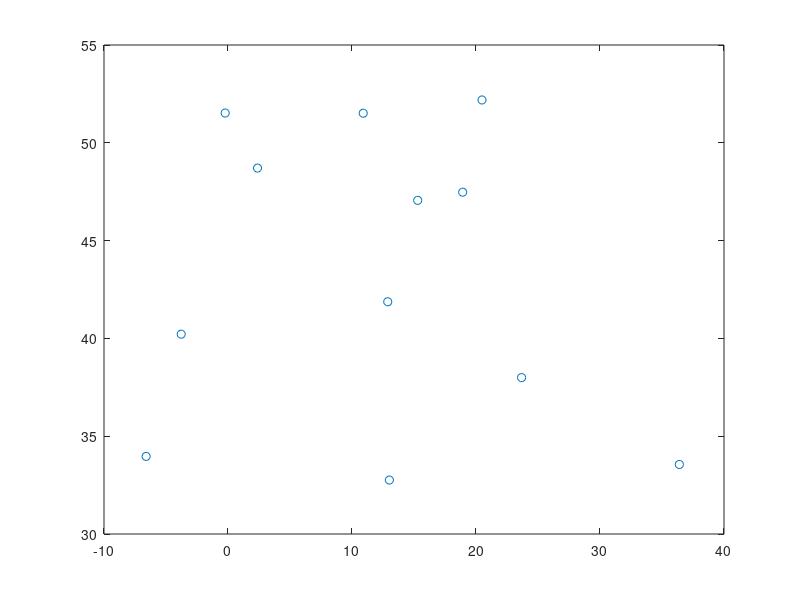

The MATLAB source for this figure: (Note: this script raises an error after producing the figure.)
%MonteCarlo
%this program will a lot of time due to the total number 
clc
clear
%the main European countrys' coordinates we choose from world map roughly
C=[-0.227010 51.522231 
2.379140 48.708404 
10.904531 51.511516 
20.484609 52.190137 
15.299062 47.058190 
18.924550 47.475675 
-3.773204 40.215844 
12.882070 41.872879 
23.676137 37.995346 
36.399352 33.554563 
-6.602236 33.967363 
13.015191 32.759191 ];
B=[23.676137,37.995346  %Greece
  18.924550, 47.475675 %Hungary
  20.484609,52.190137  %Poland
  15.299062  47.058190  %Autria
  12.882070 41.872879   %Italy
   10.904531 51.511516 %Germany
   2.379140 48.708404  %France
   -0.227010 51.522231  %Britain
%    36.399352 33.554563 %Syria
%    -6.602236 33.967363 %Morocco
%    13.015191 32.759191 %Libya
%     -3.773204 40.215844 %Spain
];
A1=[                 %Greece
0.6667		0.5936		0.6264		0.558
0.3333		0.4064		0.3736		0.442
];
A2=[                %Hungary
0.2199		0.1844		0.2001		0.1705
0.6286		0.6823		0.6577		0.7047
0.1532		0.1333		0.1422		0.1248
];
A3=[                %Poland
0.2464		0.2582		0.2528		0.2656
0.2464		0.2582		0.2528		0.2656
0.5071		0.4836		0.4944		0.4689
];
A4=[                %Austria
0.1607		0.1438		0.1512		0.1383
0.4246		0.3229		0.3684		0.2751
0.4147		0.5333		0.4804		0.5866
];
A5=[                %Italy
 0.1448		0.1858		0.1675		0.205
0.4517		0.366		0.4044		0.3246
0.235		0.2442		0.24		0.2492
0.1685		0.204		0.1881		0.2212
   ];
A6=[                %Germany
 0.1778		0.2369		0.2105		0.2642
0.2444		0.2879		0.2683		0.3099
0.5778		0.4752		0.5212		0.4259
];
A7=[                %France
 0.3421		0.2837		0.3098		0.2569
0.2873		0.2977		0.293		0.3031
0.3706		0.4185		0.3972		0.44
]; 
plot(C(:,1),C(:,2),'o')
hold on
 global NUM 
  NUM=zeros(1,8);
for i=1:700000 
    global N
    N=0;
   m=[Judge(rand()) rand()]
   Greece(m(1),m(2),NUM,N);
   N=0;
   NUM
end
d=0:360;r=5*NUM./max(NUM);
figure(1)
grid on
text(C(1,1)+1,C(1,2)+1,'Britain')
text(C(2,1)+1,C(2,2)+1,'France')
text(C(3,1)+1,C(3,2)+1,'Germany')
text(C(4,1)+1,C(4,2)+1,'Poland')
text(C(5,1)+1,C(5,2)+1,'Austria')
text(C(6,1)+1,C(6,2)+1,'Hungary')
text(C(7,1)+1,C(7,2)+1,'Spain')
text(C(8,1)+1,C(8,2)+1,'Italy')
text(C(9,1)+1,C(9,2)+1,'Greece')
text(C(10,1)+1,C(10,2)+1,'Syria')
text(C(11,1)+1,C(11,2)+1,'Morocco')
text(C(12,1)+1,C(12,2)+1,'Libya')
X1=[36.399352 23.676137];
X2=[23.676137 12.882070];
X3=[23.676137 18.924550];
X4=[13.015191 12.882070];
X5=[18.924550 12.882070];
X6=[18.924550 20.484609];
X7=[12.882070 15.299062];
X8=[15.299062 20.484609];
X9=[15.299062 10.904531];
X10=[20.484609 10.904531];
X11=[12.882070 2.379140];
X12=[2.379140 10.904531];
X13=[2.379140 -0.227010];
X14=[2.379140 -3.773204];
X15=[-3.773204 -6.602236];
Y1=[33.554563 37.995346];
Y2=[37.995346 41.872879];
Y3=[37.9953467 47.475675];
Y4=[32.759191 41.872879];
Y5=[47.475675 41.872879];
Y6=[47.475675 52.190137];
Y7=[41.872879 47.058190];
Y8=[47.058190 52.190137];
Y9=[47.058190 51.511516];
Y10=[52.190137 51.511516];
Y11=[41.872879 48.708404];
Y12=[48.708404 51.511516];
Y13=[48.708404 51.522231];
Y14=[48.708404 40.215844];
Y15=[40.215844 33.967363];
plot(X1,Y1)
hold on
plot(X2,Y2)
hold on 
plot(X3,Y3)
hold on
plot(X4,Y4)
hold on
plot(X5,Y5)
hold on
plot(X6,Y6)
hold on
plot(X7,Y7)
hold on
plot(X8,Y8)
hold on
plot(X9,Y9)
hold on
plot(X10,Y10)
hold on
plot(X11,Y11)
hold on
plot(X12,Y12)
hold on
plot(X13,Y13)
hold on
plot(X14,Y14)
hold on
plot(X15,Y15)
hold on
for i=1:size(B)
   patch(r(i)*cosd(d)+B(i,1),r(i)*sind(d)+B(i,2),'b','edgecolor','none','facealpha',0.15);
   axis equal
   axis on;
  set(gcf,'color','w');
end
title('refugee movement map')

    